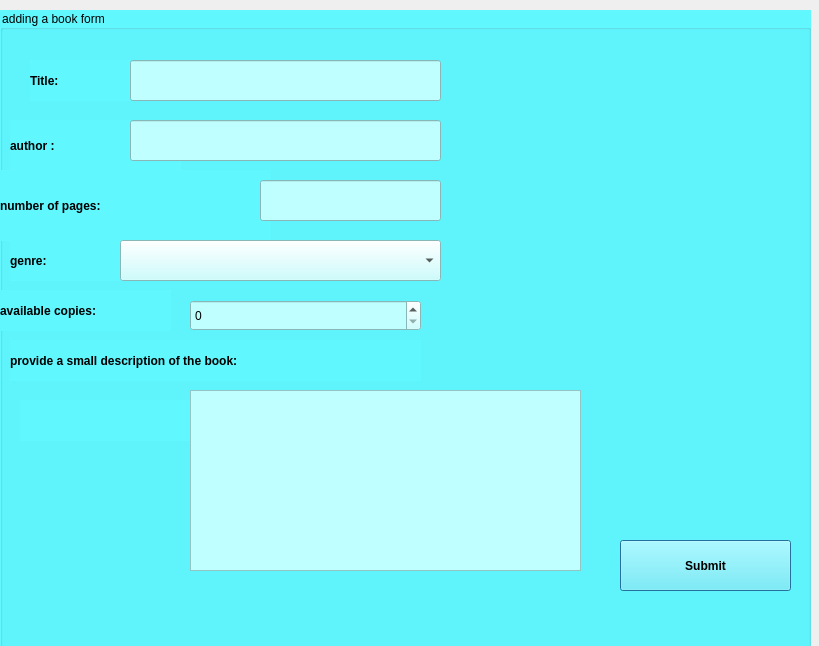
<?xml version="1.0" encoding="UTF-8"?>
<ui version="4.0">
 <class>add_book</class>
 <widget class="QDialog" name="add_book">
  <property name="geometry">
   <rect>
    <x>0</x>
    <y>0</y>
    <width>819</width>
    <height>646</height>
   </rect>
  </property>
  <property name="windowTitle">
   <string>Dialog</string>
  </property>
  <widget class="QGroupBox" name="groupBox">
   <property name="geometry">
    <rect>
     <x>0</x>
     <y>10</y>
     <width>811</width>
     <height>681</height>
    </rect>
   </property>
   <property name="styleSheet">
    <string notr="true">background-color: rgb(96, 247, 255);
font : 15pt &quot;Showcard Gothic&quot;;
</string>
   </property>
   <property name="title">
    <string>adding a book form</string>
   </property>
   <widget class="QLabel" name="label">
    <property name="geometry">
     <rect>
      <x>30</x>
      <y>50</y>
      <width>171</width>
      <height>41</height>
     </rect>
    </property>
    <property name="styleSheet">
     <string notr="true">
font: 15pt &quot;Sitka&quot;;
font-weight: bold;</string>
    </property>
    <property name="text">
     <string>Title:</string>
    </property>
   </widget>
   <widget class="QLabel" name="label_3">
    <property name="geometry">
     <rect>
      <x>10</x>
      <y>230</y>
      <width>171</width>
      <height>41</height>
     </rect>
    </property>
    <property name="styleSheet">
     <string notr="true">
font: 15pt &quot;Sitka&quot;;
font-weight: bold;</string>
    </property>
    <property name="text">
     <string>genre:</string>
    </property>
   </widget>
   <widget class="QLabel" name="label_4">
    <property name="geometry">
     <rect>
      <x>0</x>
      <y>160</y>
      <width>271</width>
      <height>71</height>
     </rect>
    </property>
    <property name="styleSheet">
     <string notr="true">
font: 15pt &quot;Sitka&quot;;
font-weight: bold;</string>
    </property>
    <property name="text">
     <string>number of pages:</string>
    </property>
   </widget>
   <widget class="QLabel" name="label_5">
    <property name="geometry">
     <rect>
      <x>10</x>
      <y>110</y>
      <width>171</width>
      <height>51</height>
     </rect>
    </property>
    <property name="styleSheet">
     <string notr="true">
font: 15pt &quot;Sitka&quot;;
font-weight: bold;</string>
    </property>
    <property name="text">
     <string>author :</string>
    </property>
   </widget>
   <widget class="QLabel" name="label_6">
    <property name="geometry">
     <rect>
      <x>0</x>
      <y>280</y>
      <width>171</width>
      <height>41</height>
     </rect>
    </property>
    <property name="styleSheet">
     <string notr="true">
font: 11pt &quot;Sitka&quot;;
font-weight: bold;</string>
    </property>
    <property name="text">
     <string>available copies:</string>
    </property>
   </widget>
   <widget class="QLineEdit" name="title">
    <property name="geometry">
     <rect>
      <x>130</x>
      <y>50</y>
      <width>311</width>
      <height>41</height>
     </rect>
    </property>
    <property name="styleSheet">
     <string notr="true">font: 13pt &quot;Microsoft Sans Serif&quot;;
background-color: rgb(192, 255, 255);</string>
    </property>
   </widget>
   <widget class="QLineEdit" name="author">
    <property name="geometry">
     <rect>
      <x>130</x>
      <y>110</y>
      <width>311</width>
      <height>41</height>
     </rect>
    </property>
    <property name="styleSheet">
     <string notr="true">font: 13pt &quot;Microsoft Sans Serif&quot;;
background-color: rgb(192, 255, 255);</string>
    </property>
   </widget>
   <widget class="QSpinBox" name="spinBox">
    <property name="geometry">
     <rect>
      <x>190</x>
      <y>290</y>
      <width>231</width>
      <height>31</height>
     </rect>
    </property>
    <property name="styleSheet">
     <string notr="true">font: 13pt &quot;Microsoft Sans Serif&quot;;
background-color: rgb(192, 255, 255);</string>
    </property>
   </widget>
   <widget class="QComboBox" name="comboBox">
    <property name="geometry">
     <rect>
      <x>120</x>
      <y>230</y>
      <width>321</width>
      <height>41</height>
     </rect>
    </property>
    <property name="styleSheet">
     <string notr="true">font: 13pt &quot;Microsoft Sans Serif&quot;;
background-color: rgb(192, 255, 255);</string>
    </property>
   </widget>
   <widget class="QLineEdit" name="paginas">
    <property name="geometry">
     <rect>
      <x>260</x>
      <y>170</y>
      <width>181</width>
      <height>41</height>
     </rect>
    </property>
    <property name="styleSheet">
     <string notr="true">font: 13pt &quot;Microsoft Sans Serif&quot;;
background-color: rgb(192, 255, 255);</string>
    </property>
   </widget>
   <widget class="QLabel" name="label_7">
    <property name="geometry">
     <rect>
      <x>20</x>
      <y>390</y>
      <width>171</width>
      <height>41</height>
     </rect>
    </property>
    <property name="styleSheet">
     <string notr="true">
font: 15pt &quot;Sitka&quot;;
font-weight: bold;</string>
    </property>
    <property name="text">
     <string/>
    </property>
   </widget>
   <widget class="QPlainTextEdit" name="MyTextEdit">
    <property name="geometry">
     <rect>
      <x>190</x>
      <y>380</y>
      <width>391</width>
      <height>181</height>
     </rect>
    </property>
    <property name="styleSheet">
     <string notr="true">font: 13pt &quot;Microsoft Sans Serif&quot;;
background-color: rgb(192, 255, 255);</string>
    </property>
   </widget>
   <widget class="QLabel" name="label_8">
    <property name="geometry">
     <rect>
      <x>10</x>
      <y>330</y>
      <width>411</width>
      <height>41</height>
     </rect>
    </property>
    <property name="styleSheet">
     <string notr="true">
font: 11pt &quot;Sitka&quot;;
font-weight: bold;</string>
    </property>
    <property name="text">
     <string>provide a small description of the book:</string>
    </property>
   </widget>
   <widget class="QPushButton" name="submit">
    <property name="geometry">
     <rect>
      <x>620</x>
      <y>530</y>
      <width>171</width>
      <height>51</height>
     </rect>
    </property>
    <property name="styleSheet">
     <string notr="true">
font: 15pt &quot;Sitka&quot;;
font-weight: bold;</string>
    </property>
    <property name="text">
     <string>Submit</string>
    </property>
   </widget>
  </widget>
 </widget>
 <resources/>
 <connections/>
</ui>
